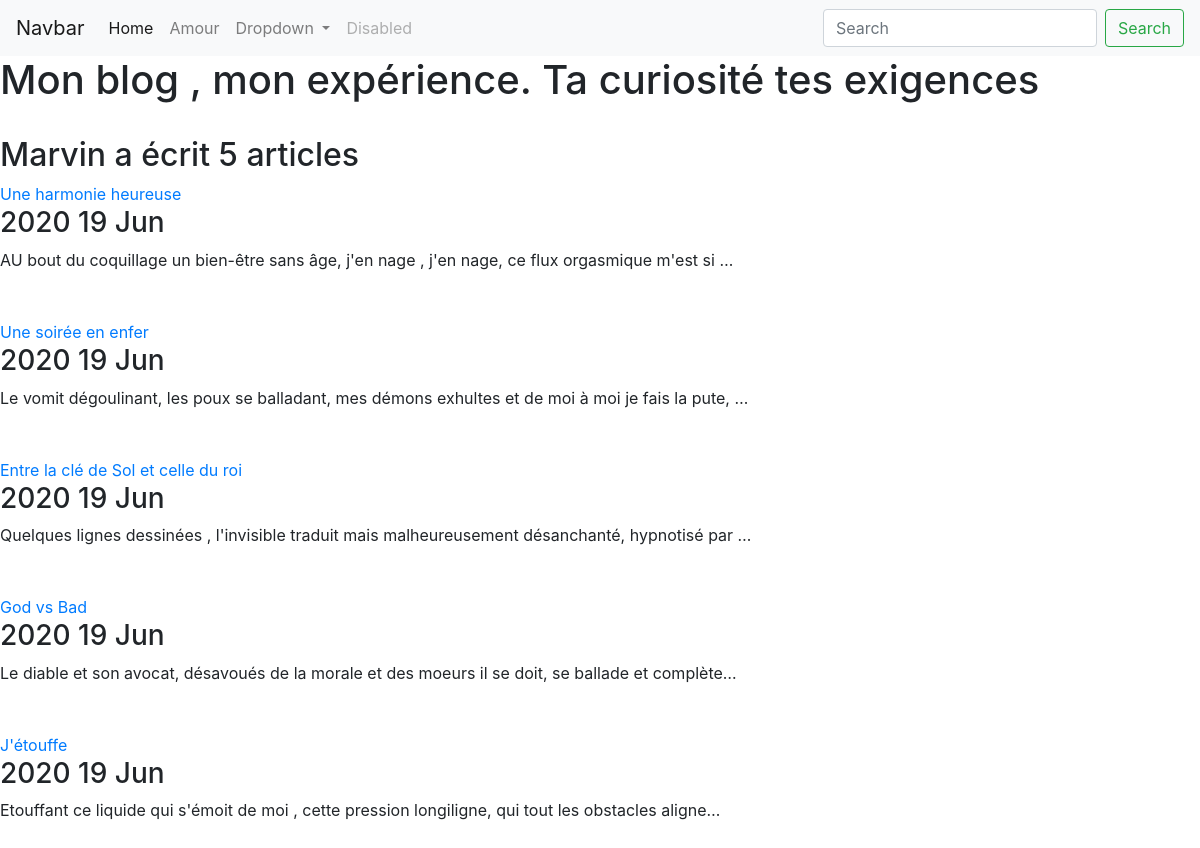
Screenshot of /blog/ with the database file from the repository.
### blog/models.py (models this page shows, shortened)
class Blog(models.Model):
    title=models.CharField(max_length=200)
    description=models.TextField()
    date = models.DateField()

### blog/views.py (the view)
# urls.py: path('', views.all_blogs,name="all_blogs"),
def all_blogs(request):
    blogs=Blog.objects.all()
    return render(request,'blog/all_blogs.html', {'blogs':blogs})

### blog/templates/blog/all_blogs.html (shortened to what this page needs)
{%extends 'portfolio/base.html'%}
{%block content%}
<h1> Mon blog , mon expérience. Ta curiosité tes exigences</h1>
<br>
<h2>Marvin a écrit {{ blogs.count }}  article{{ blogs.count|pluralize}}</h2>
{% for blog in blogs %}
<a href="{% url 'blog:detail' blog.id %}">{{ blog.title}}</a>
<h3> {{blog.date| date:'Y d M'}}</h3>
{{ blog.description| truncatechars:100}}
<br> <br> <br>
{% endfor %}
{%endblock%}

### rows the page displays
Blog: title "Une harmonie heureuse", date "2020 19 Jun", description "AU bout du coquillage un bien-être sans âge, j'en nage , j'en nage, ce flux orgasmique m'est si …"
Blog: title "Une soirée en enfer", date "2020 19 Jun", description "Le vomit dégoulinant, les poux se balladant, mes démons exhultes et de moi à moi je fais la pute, …"
Blog: title "Entre la clé de Sol et celle du roi", date "2020 19 Jun", description "Quelques lignes dessinées , l'invisible traduit mais malheureusement désanchanté, hypnotisé par …"
Blog: title "God vs Bad", date "2020 19 Jun", description "Le diable et son avocat, désavoués de la morale et des moeurs il se doit, se ballade et complète…"
Blog: title "J'étouffe", date "2020 19 Jun", description "Etouffant ce liquide qui s'émoit de moi , cette pression longiligne, qui tout les obstacles aligne…"

### other values shown
{{ blogs.count }} "5"
